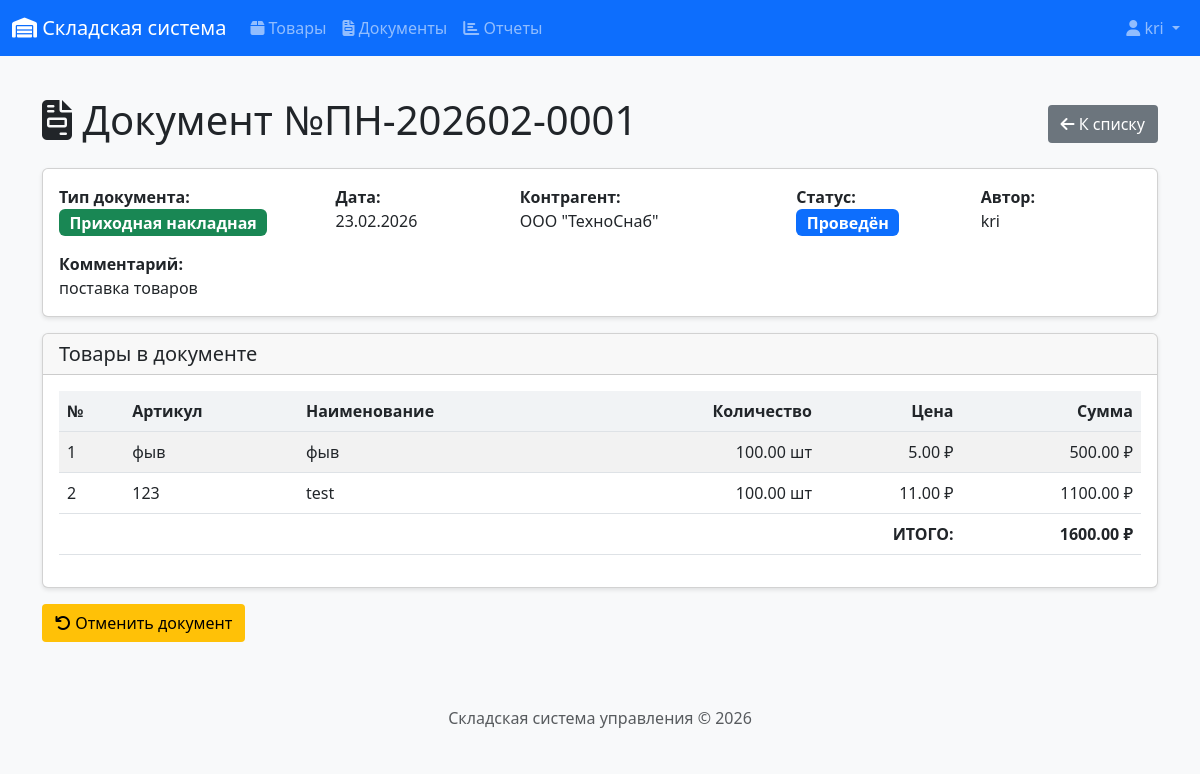
The page /documents/2 (signed in) on the database its author committed.
### app/models.py (models this page shows, shortened)
class User(UserMixin, db.Model):
    __tablename__ = 'users'
    id = db.Column(db.Integer, primary_key=True)
    username = db.Column(db.String(64), unique=True, nullable=False)
    email = db.Column(db.String(120), unique=True, nullable=False)
    password_hash = db.Column(db.String(256))
    full_name = db.Column(db.String(100))
    role = db.Column(db.String(20), default='manager')  # admin, manager, storekeeper
    created_at = db.Column(db.DateTime, default=datetime.utcnow)
    documents_created = db.relationship('Document', backref='author', lazy='dynamic')
    def is_admin(self):
        return self.role == 'admin'
    def is_manager(self):
        return self.role in ['admin', 'manager']

class Document(db.Model):
    __tablename__ = 'documents'
    id = db.Column(db.Integer, primary_key=True)
    doc_type = db.Column(db.String(10), nullable=False)  # income, expense
    doc_number = db.Column(db.String(20), unique=True, nullable=False)
    doc_date = db.Column(db.Date, nullable=False, default=datetime.utcnow)
    status = db.Column(db.String(20), nullable=False, default='draft')
    supplier_id = db.Column(db.Integer, db.ForeignKey('suppliers.id'))
    author_id = db.Column(db.Integer, db.ForeignKey('users.id'))
    created_at = db.Column(db.DateTime, default=datetime.utcnow)
    posted_at = db.Column(db.DateTime)
    cancelled_at = db.Column(db.DateTime)
    comment = db.Column(db.String(500))
    items = db.relationship('DocumentItem', backref='document', lazy='dynamic',
                           cascade='all, delete-orphan')
    def total_amount(self):
        total = 0
        for item in self.items:
            total += item.quantity * item.price
        return total
    def is_draft(self):
        return self.status == 'draft'
    def is_posted(self):
        return self.status == 'posted'

class Supplier(db.Model):
    __tablename__ = 'suppliers'
    id = db.Column(db.Integer, primary_key=True)
    name = db.Column(db.String(100), nullable=False)
    inn = db.Column(db.String(12), unique=True)
    contact_person = db.Column(db.String(100))
    phone = db.Column(db.String(20))
    email = db.Column(db.String(120))
    address = db.Column(db.String(200))
    created_at = db.Column(db.DateTime, default=datetime.utcnow)
    products = db.relationship('Product', backref='supplier', lazy='dynamic')
    documents = db.relationship('Document', backref='supplier', lazy='dynamic')

class DocumentItem(db.Model):
    __tablename__ = 'document_items'
    id = db.Column(db.Integer, primary_key=True)
    document_id = db.Column(db.Integer, db.ForeignKey('documents.id'), nullable=False)
    product_id = db.Column(db.Integer, db.ForeignKey('products.id'), nullable=False)
    quantity = db.Column(db.Numeric(10, 2), nullable=False)
    price = db.Column(db.Numeric(10, 2), nullable=False)  # Цена на момент документа

class Product(db.Model):
    __tablename__ = 'products'
    id = db.Column(db.Integer, primary_key=True)
    article = db.Column(db.String(50), unique=True, nullable=False)
    name = db.Column(db.String(200), nullable=False)
    unit = db.Column(db.String(20), nullable=False, default='шт')  # шт, кг, м
    price = db.Column(db.Numeric(10, 2), nullable=False, default=0)
    category_id = db.Column(db.Integer, db.ForeignKey('categories.id'))
    supplier_id = db.Column(db.Integer, db.ForeignKey('suppliers.id'))
    created_at = db.Column(db.DateTime, default=datetime.utcnow)
    updated_at = db.Column(db.DateTime, default=datetime.utcnow, onupdate=datetime.utcnow)
    balances = db.relationship('StockBalance', backref='product', lazy='dynamic')
    document_items = db.relationship('DocumentItem', backref='product', lazy='dynamic')

### app/routes/documents.py (the view)
@bp.route('/<int:id>')
@login_required
def document_view(id):
    document = Document.query.get_or_404(id)
    return render_template('documents/view.html',
                          title=f'Документ №{document.doc_number}',
                          document=document)

### app/__init__.py (called while the page is built)
@login_manager.user_loader
def load_user(user_id):
    from app.models import User
    return User.query.get(int(user_id))

### app/templates/documents/view.html (shortened to what this page needs)
{% extends "base.html" %}
{% block content %}
<div class="d-flex justify-content-between align-items-center mb-3">
    <h1>
        <i class="fas fa-file-invoice"></i>
        Документ №{{ document.doc_number }}
    </h1>
    <div>
        <a href="{{ url_for('documents.document_list') }}" class="btn btn-secondary">
            <i class="fas fa-arrow-left"></i> К списку
        </a>
    </div>
</div>
<div class="card mb-3">
    <div class="card-body">
        <div class="row">
            <div class="col-md-3">
                <strong>Тип документа:</strong><br>
                {% if document.doc_type == 'income' %}
                    <span class="badge bg-success fs-6">Приходная накладная</span>
                {% else %}
                    <span class="badge bg-danger fs-6">Расходная накладная</span>
                {% endif %}
            </div>
            <div class="col-md-2">
                <strong>Дата:</strong><br>
                {{ document.doc_date.strftime('%d.%m.%Y') }}
            </div>
            <div class="col-md-3">
                <strong>Контрагент:</strong><br>
                {{ document.supplier.name if document.supplier else 'Не указан' }}
            </div>
            <div class="col-md-2">
                <strong>Статус:</strong><br>
                {% if document.status == 'draft' %}
                    <span class="badge bg-secondary fs-6">Черновик</span>
                {% elif document.status == 'posted' %}
                    <span class="badge bg-primary fs-6">Проведён</span>
                {% else %}
                    <span class="badge bg-dark fs-6">Отменён</span>
                {% endif %}
            </div>
            <div class="col-md-2">
                <strong>Автор:</strong><br>
                {{ document.author.username if document.author else '-' }}
            </div>
        </div>
        {% if document.comment %}
        <div class="row mt-3">
            <div class="col">
                <strong>Комментарий:</strong><br>
                {{ document.comment }}
            </div>
        </div>
        {% endif %}
    </div>
</div>
<div class="card mb-3">
    <div class="card-header">
        <h5 class="mb-0">Товары в документе</h5>
    </div>
    <div class="card-body">
        <div class="table-responsive">
            <table class="table table-striped">
                <thead>
                    <tr>
                        <th>№</th>
                        <th>Артикул</th>
                        <th>Наименование</th>
                        <th class="text-end">Количество</th>
                        <th class="text-end">Цена</th>
                        <th class="text-end">Сумма</th>
                    </tr>
                </thead>
                <tbody>
                    {% for item in document.items %}
                    <tr>
                        <td>{{ loop.index }}</td>
                        <td>{{ item.product.article }}</td>
                        <td>{{ item.product.name }}</td>
                        <td class="text-end">{{ item.quantity }} {{ item.product.unit }}</td>
                        <td class="text-end">{{ item.price|round(2) }} ₽</td>
                        <td class="text-end">{{ (item.quantity * item.price)|round(2) }} ₽</td>
                    </tr>
                    {% endfor %}
                </tbody>
                <tfoot>
                    <tr class="fw-bold">
                        <td colspan="5" class="text-end">ИТОГО:</td>
                        <td class="text-end">{{ document.total_amount()|round(2) }} ₽</td>
                    </tr>
                </tfoot>
            </table>
        </div>
    </div>
</div>
{% if current_user.is_manager() %}
<div class="row">
    <div class="col">
        {% if document.is_draft() %}
        <form action="{{ url_for('documents.document_post', id=document.id) }}" method="POST" class="d-inline">
            <button type="submit" class="btn btn-success"
                    onclick="return confirm('Провести документ? Это изменит остатки на складе.')">
                <i class="fas fa-check"></i> Провести документ
            </button>
        </form>
        <form action="{{ url_for('documents.document_delete', id=document.id) }}" method="POST" class="d-inline">
            <button type="submit" class="btn btn-danger"
                    onclick="return confirm('Удалить документ? Это действие нельзя отменить.')">
                <i class="fas fa-trash"></i> Удалить
            </button>
        </form>
        {% elif document.is_posted() %}
        <form action="{{ url_for('documents.document_cancel', id=document.id) }}" method="POST" class="d-inline">
            <button type="submit" class="btn btn-warning"
                    onclick="return confirm('Отменить документ? Это вернет остатки в исходное состояние.')">
                <i class="fas fa-undo"></i> Отменить документ
            </button>
        </form>
        {% endif %}
    </div>
</div>
{% endif %}
{% endblock %}

### app/templates/base.html (shortened to what this page needs)
<!DOCTYPE html>
<html lang="ru">
<head>
    <link href="https://cdn.jsdelivr.net/npm/bootstrap@5.3.0/dist/css/bootstrap.min.css" rel="stylesheet">
    <link rel="stylesheet" href="https://cdnjs.cloudflare.com/ajax/libs/font-awesome/6.4.0/css/all.min.css">
    <link rel="stylesheet" href="{{ url_for('static', filename='css/style.css') }}">
</head>
<body>
    <nav class="navbar navbar-expand-lg navbar-dark bg-primary">
        <div class="container-fluid">
            <a class="navbar-brand" href="{{ url_for('index') }}">
                <i class="fas fa-warehouse"></i> Складская система
            </a>
            <div class="collapse navbar-collapse" id="navbarNav">
                {% if current_user.is_authenticated %}
                <ul class="navbar-nav me-auto">
                    <li class="nav-item">
                        <a class="nav-link" href="{{ url_for('products.product_list') }}">
                            <i class="fas fa-box"></i> Товары
                        </a>
                    </li>
                    <li class="nav-item">
                        <a class="nav-link" href="{{ url_for('documents.document_list') }}">
                            <i class="fas fa-file-invoice"></i> Документы
                        </a>
                    </li>
                    <li class="nav-item">
                        <a class="nav-link" href="{{ url_for('reports.stock_report') }}">
                            <i class="fas fa-chart-bar"></i> Отчеты
                        </a>
                    </li>
                </ul>
                <ul class="navbar-nav">
                    <li class="nav-item dropdown">
                        <a class="nav-link dropdown-toggle" href="#" role="button" data-bs-toggle="dropdown">
                            <i class="fas fa-user"></i> {{ current_user.full_name or current_user.username }}
                        </a>
                    </li>
                </ul>
                {% endif %}
            </div>
        </div>
    </nav>
    <main class="container mt-4">
        {% block content %}{% endblock %}
    </main>
    <footer class="footer mt-5 py-3 bg-light">
        <div class="container text-center">
            <span class="text-muted">Складская система управления &copy; 2026</span>
        </div>
    </footer>
</body>
</html>

### app/static/css/style.css (style rules this page uses)
body { font-family: 'Segoe UI', Tahoma, Geneva, Verdana, sans-serif; background-color: #f8f9fa; min-height: 100vh; display: flex; flex-direction: column; margin: 0; padding: 0; }
.footer { margin-top: auto; width: 100%; background-color: #f8f9fa; padding: 1rem 0; text-align: center; }
.card { box-shadow: 0 2px 4px rgba(0,0,0,0.1); transition: transform 0.2s; }
.table th { background-color: #f1f3f5; font-weight: 600; }
.table td { vertical-align: middle; }
.badge { font-size: 0.85em; padding: 0.35em 0.65em; display: inline-block; white-space: nowrap; }
.btn { display: inline-block; font-weight: 400; line-height: 1.5; text-align: center; text-decoration: none; vertical-align: middle; cursor: pointer; padding: 0.375rem 0.75rem; font-size: 1rem; border-radius: 0.25rem; border: 1px solid transparent; }
p, strong, span, div { white-space: normal; word-break: normal; }

### rows shown on the page
User: full_name "kri", author "kri"
Document: doc_number "ПН-202602-0001", doc_date "23.02.2026", comment "поставка товаров"
Supplier: supplier "ООО \"ТехноСнаб\""
DocumentItem: product.article "фыв", product.name "фыв", quantity "100.00", product.unit "шт", price "5.00", (item.quantity*item.price)|round(2) "500.00", total_amount "1600.00"
DocumentItem: product.article "123", product.name "test", quantity "100.00", product.unit "шт", price "11.00", (item.quantity*item.price)|round(2) "1100.00"
